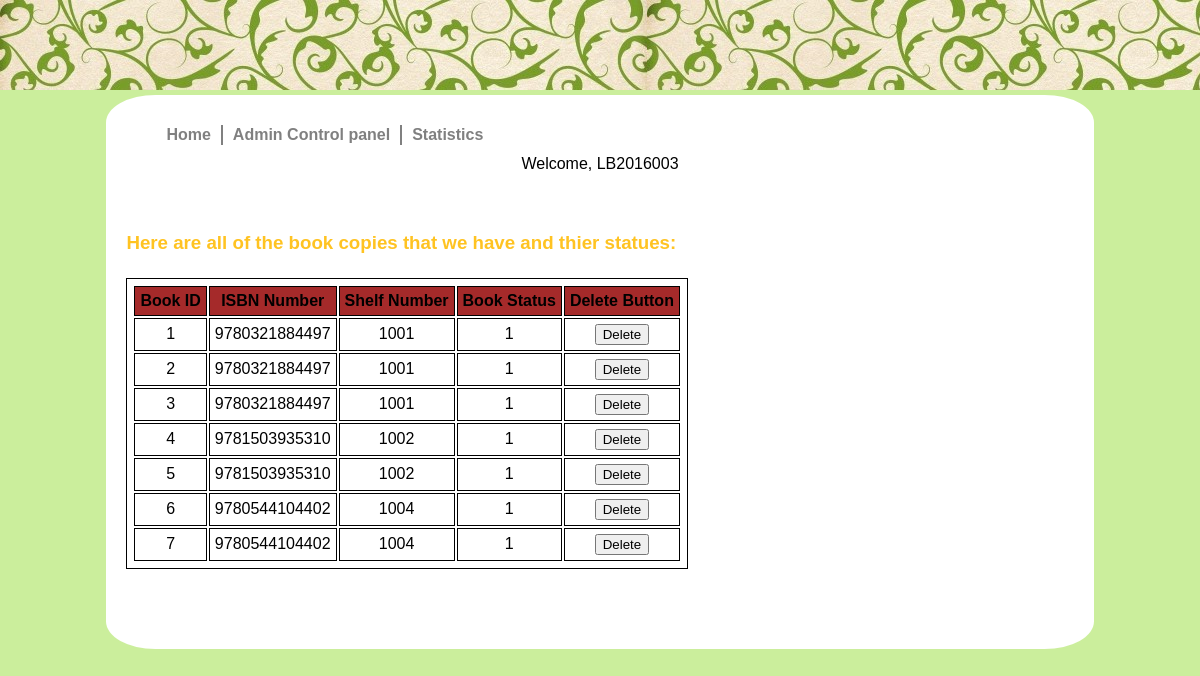
The app's page /admin/BookCopy.php (signed in) with its own data.
### tables this page shows
CREATE TABLE IF NOT EXISTS BookCopy
(BookID         INT NOT NULL AUTO_INCREMENT,
ISBN         	CHAR(13)       NOT NULL,
ShelfNumber     NUMERIC(10,0)  NOT NULL,
BStatusID       NUMERIC(2,0)  NOT NULL,
CONSTRAINT BookCopy_PK PRIMARY KEY(BookID),
CONSTRAINT BookCopy_FK1 FOREIGN KEY(ShelfNumber) REFERENCES Shelf(ShelfNumber),
CONSTRAINT BookCopy_FK2 FOREIGN KEY(ISBN) REFERENCES Book(ISBN),
CONSTRAINT BookCopy_FK3 FOREIGN KEY(BStatusID) REFERENCES BookStatus(BStatusID));

### admin/BookCopy.php (the view, shortened to what this page needs)
<!DOCTYPE html PUBLIC "-//W3C//DTD XHTML 1.0 Strict//EN" "http://www.w3.org/TR/xhtml1/DTD/xhtml1-strict.dtd">
<html>
<head>
     <link rel="stylesheet" type="text/css" href="../main.css"/>
</head>
<body>
<div id="content">
<ul>
<li><a href="../index.php">Home</a></li>
<li><div class="line"></div></li>
<li><a href="links.php">Admin Control panel</a></li>
<li><div class="line"></div></li>
<li><a href="bookstatistics.php">Statistics</a></li>
</ul></br>
<?php
include '../db.inc.php';
$username = $_COOKIE['mycookie'];
echo "Welcome, $username";
try
{
    $sql =  'SELECT * FROM bookcopy';
    $result2 = $pdo->query($sql);
}
catch (PDOException $e)
{
    $error_message = 'Error fetching books: ' . $e->getMessage();
    include 'error.html.php';
    exit();
}
?>
<h3>Here are all of the book copies that we have and thier statues:</h3>
<table>
    <TR BGCOLOR=#a52a2a>
        <TH>Book ID</TH>
        <TH>ISBN Number</TH>
        <TH>Shelf Number</TH>
        <TH>Book Status </TH>
        <TH>Delete Button</TH>
    </TR>
    <?php foreach($result2 as $booklist1):?>
        <tr>
            <td><?php echo $booklist1['BookID'];?></td>
            <td><?php echo $booklist1['ISBN'];?></td>
            <td><?php echo $booklist1['ShelfNumber'];?></td>
            <td><?php echo $booklist1['BStatusID'];?></td>
            <td>
                <form action="DeleteBookprocess.php" method="post">
					<?php if($booklist1['BStatusID'] =='0'):?>
			        <input type="submit" value="Delete"  disabled="disabled" >
			         <?php else: ?>
                    <input type="submit" value="Delete">
					<?php endif;?>
                </form>
            </td>
        </tr>
    <?php endforeach;?>
</table>
</div>
</body>
</html>

### main.css (style rules this page uses)
body { margin-top: 95px; background-color: rgb(203, 238, 156); background-image: url(apic1973x.jpg); background-repeat: repeat-x; font-family: Arial, Helvetica, sans-serif; }
h3 { margin-top:50px; padding: .5em 0 .25em; text-align:left; }
h1, h2, h3 { color: rgb(285, 195, 34); }
ul { margin: 0; padding: 0 0 0 2.5em; list-style:none; }
li { margin: 0; float:left; }
a { margin: 0; display:block; text-decoration:none; text-align:center; line-height:40px; color: gray; font-weight: bold; }
form { margin: 0; }
table,th,td { border:1px solid black; margin:0px; padding:5px; }
#content { width: 80%; margin: 0 auto; padding: 20px 20px 80px 20px; background: white; text-align : center; border-radius: 5%; }
.line { margin: 10px; height: 20px; width: 2px; background: gray; text-align:center; line-height:30px; }

### records on screen
bookcopy: BookID "1", ISBN "9780321884497", ShelfNumber "1001", BStatusID "1"
bookcopy: BookID "2", ISBN "9780321884497", ShelfNumber "1001", BStatusID "1"
bookcopy: BookID "3", ISBN "9780321884497", ShelfNumber "1001", BStatusID "1"
bookcopy: BookID "4", ISBN "9781503935310", ShelfNumber "1002", BStatusID "1"
bookcopy: BookID "5", ISBN "9781503935310", ShelfNumber "1002", BStatusID "1"
bookcopy: BookID "6", ISBN "9780544104402", ShelfNumber "1004", BStatusID "1"
bookcopy: BookID "7", ISBN "9780544104402", ShelfNumber "1004", BStatusID "1"

### other values on screen
$username "LB2016003"
